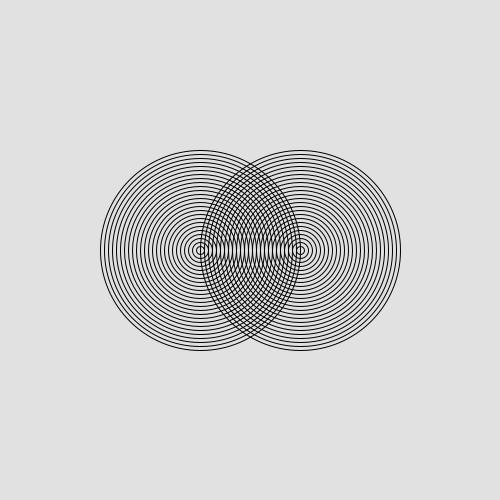
Frame 1 (no input)
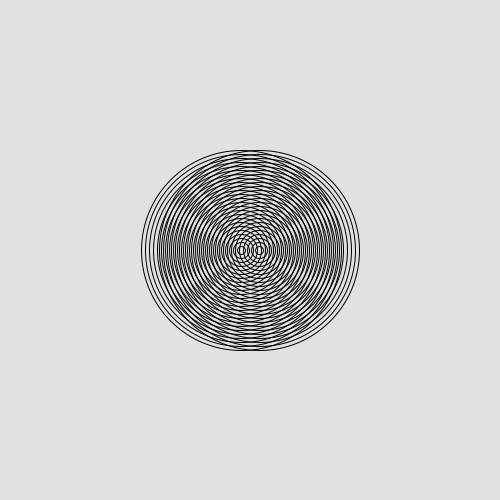
Frame 60 (the mouse pressed at the canvas centre just before this capture)
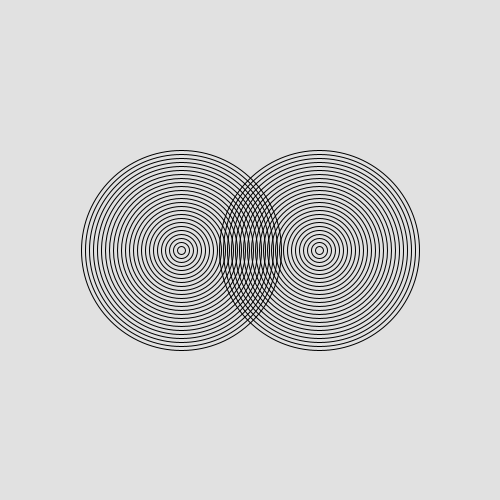
Frame 120 (the mouse held since frame 60 and released just before this capture)

The Processing sketch that drew these frames (run headless with seeded random() and noise(); from frame 60 on, the mouse is pressed at the canvas centre):

// Processing sketch: amazing_rings
// ── amazing_rings.pde
int leftx = 200;
int leftSpeed = 1;
int rightx = 300;
int rightSpeed = -1;
void setup(){
size(500,500); 
noFill();
}
void draw(){
  background(225);
for (int i = 25; i > 0; i--){
  ellipse(leftx,250,i*8,i*8);
  
  ellipse(rightx,250,i*8,i*8);
}  
leftx += leftSpeed ; 
if (leftx>500){
  leftSpeed= -1;
  
}
if (leftx<0){
  leftSpeed= 1;
}
rightx += rightSpeed;
if (rightx<0){
 rightSpeed = 1; 
}
if (rightx>500){
 rightSpeed =-1; 
}
}
